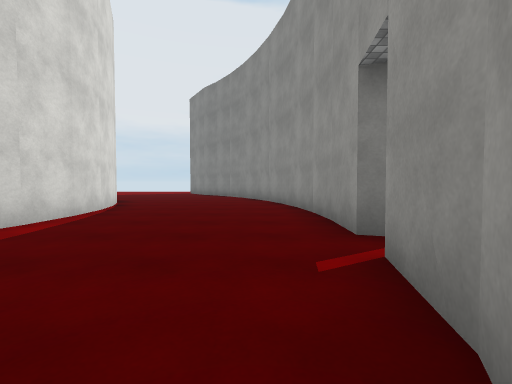
[1] (above)

14 first-person views from a walk through a scene from a Unity 3-D project. The camera is 1.2 m above the floor, tilts 2° down and sees 90° across. The floor is counted in squares, 2 m on a side. Each view is taken from the middle of a square. On the plan, view 1 faces up. The plan holds only what a view shows up to about 9 squares ahead; the rest is blank. The place goes on beyond the plan. The player character is not drawn. Surface patterns are stand-ins for the level's own textures.

[2]
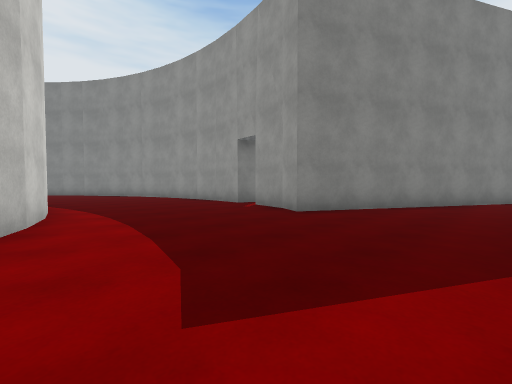

[3]
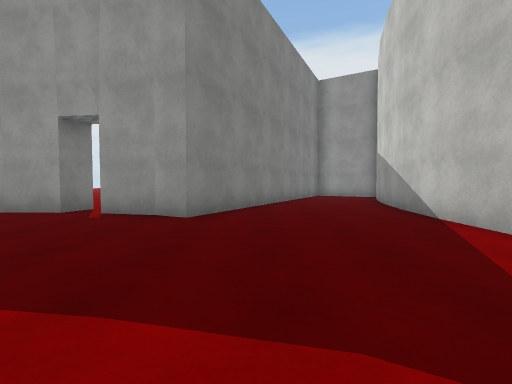

[4]
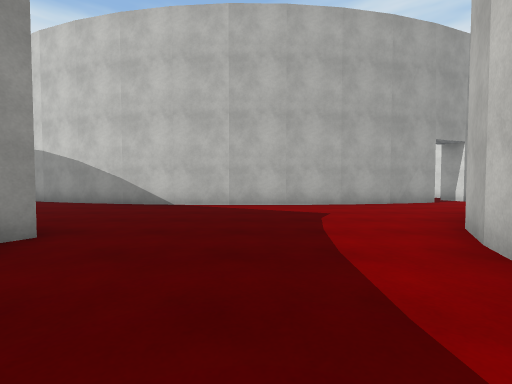

[5]
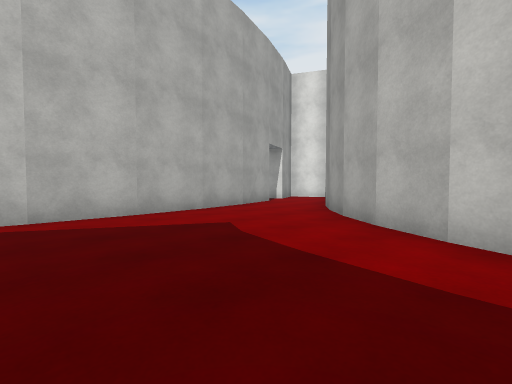

[6]
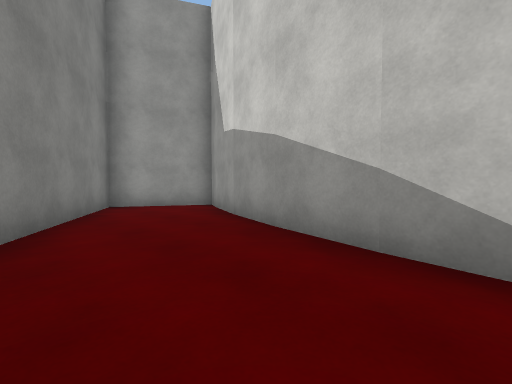

[7]
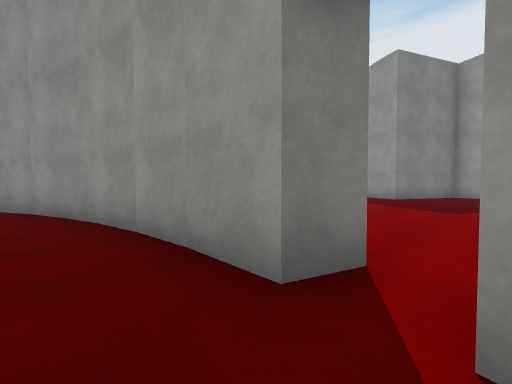

[8]
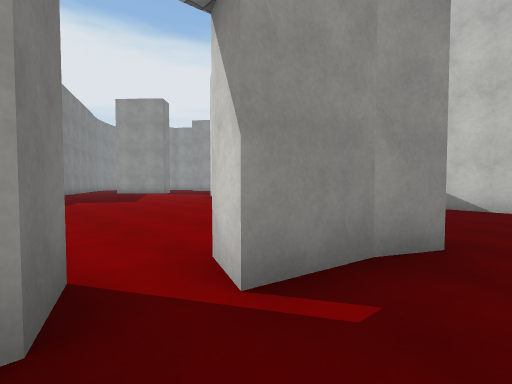

[9]
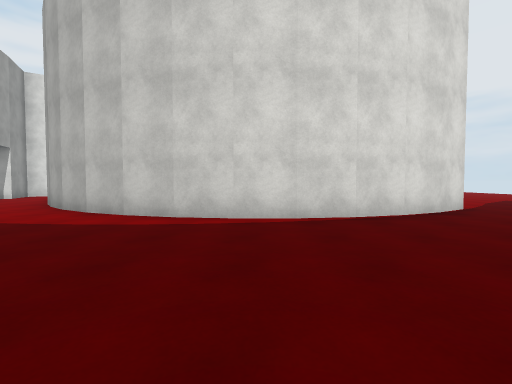

[10]
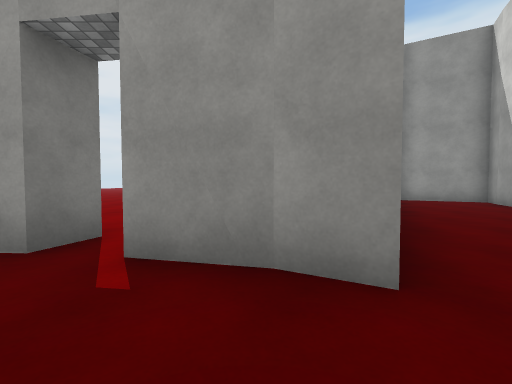

[11]
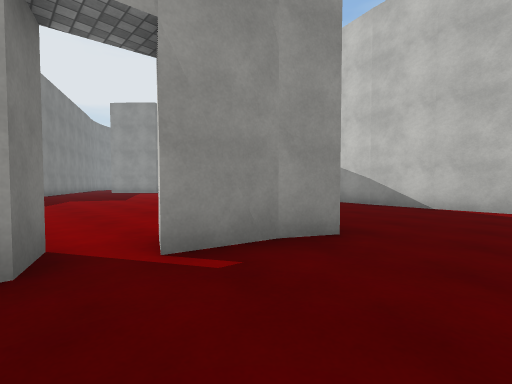

[12]
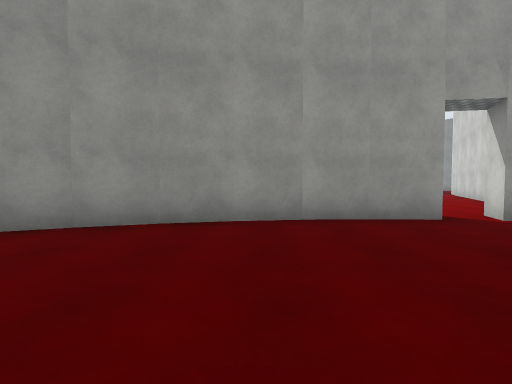

[13]
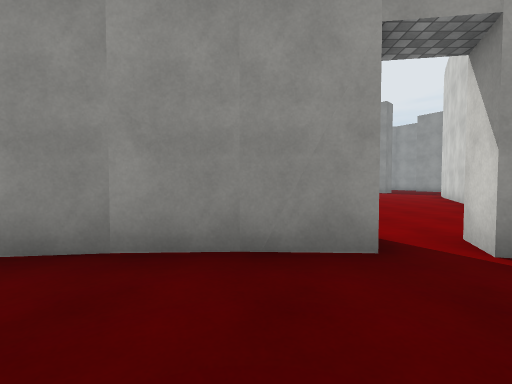

[14]
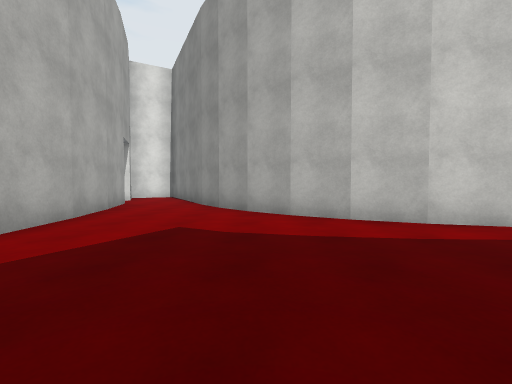

### Floor plan
Points are (right, up) in squares from view 1. A wall is a line through its corners. A room is listed if a view was taken in it or the views show most of it. See-through windows are left out.
Room 1 (views 1, 2, 3, 4, 5, 6, 7, 8, 9, 10, 11, 12, 13, 14)
walls: (0.8, 0.8) (1, 2.1); (-3.8, 1.6) (-4.2, 0.5); (-3.5, 2.6) (-3.8, 1.4); (1.2, 3) (1.2, 4.2); (-4.2, 0.6) (-4.8, -0.4); (-3.3, 3.7) (-3.5, 2.5); (1.2, 4.1) (1.2, 5.4); (-4.7, -0.3) (-5.4, -1.2) (-6.3, -1.9); (-3.3, 4.8) (-3.3, 3.5); (1.2, 5.2) (1, 6.4); (-1.3, -3.8) (3.4, -4.6); (-3.5, 5.8) (-3.3, 4.6); (1, 6.2) (0.8, 7.4); (-6.2, -1.9) (-7.1, -2.5); (-3.8, 6.8) (-3.5, 5.7); (0.8, 7.3) (0.4, 8.5); (3.2, -4.7) (6.3, -5.7); (-7.2, -2.5) (-8.5, -3.2); (-6, -4.3) (-1.2, -3.8); (0.5, 8.4) (0, 9.5); (-4.3, 7.9) (-3.7, 6.7); (-4.9, 8.8) (-4.2, 7.7); (-7.6, -4.9) (-5.9, -4.4); (6.2, -5.8) (6.9, -6.2) (8.1, -3.9) (0.4, 0.2) (0.8, 1)
ways out: opening at (-8, -5); opening at (-5, 9); gap at (1, 2)

Positions as (right, up) in squares from view 1, and headings:
1: (0, 0), facing up
2: (-4, -3), facing up-right
3: (-4, -1), facing right
4: (-2, 3), facing down
5: (-1, 1), facing down-left
6: (1, -2), facing down-right
7: (0, 2), facing up-right
8: (0, 3), facing down-right
9: (1, 4), facing left
10: (-1, 1), facing right
11: (-1, 3), facing down-right
12: (-3, 6), facing right
13: (-1, 4), facing right
14: (0, -1), facing left
